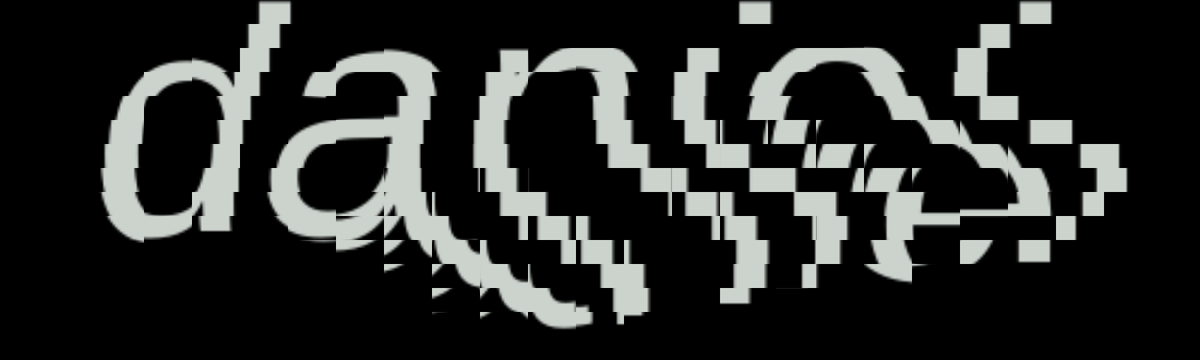
Frame 1 (no input)
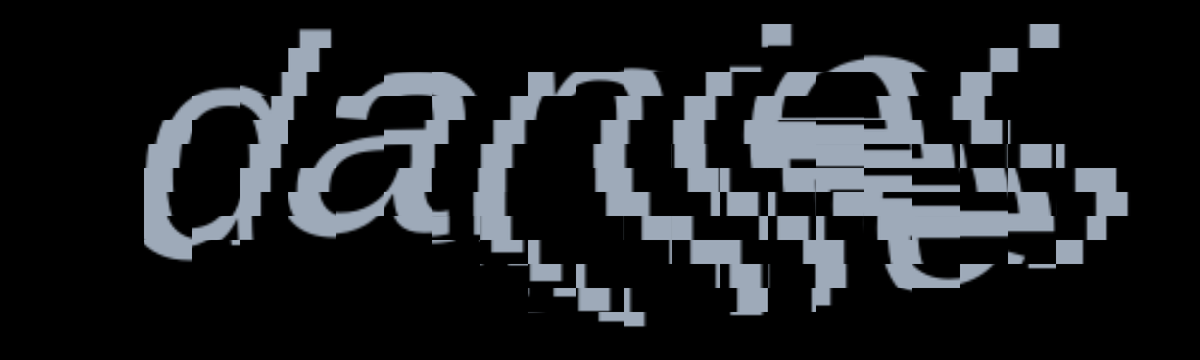
Frame 60 (no input)
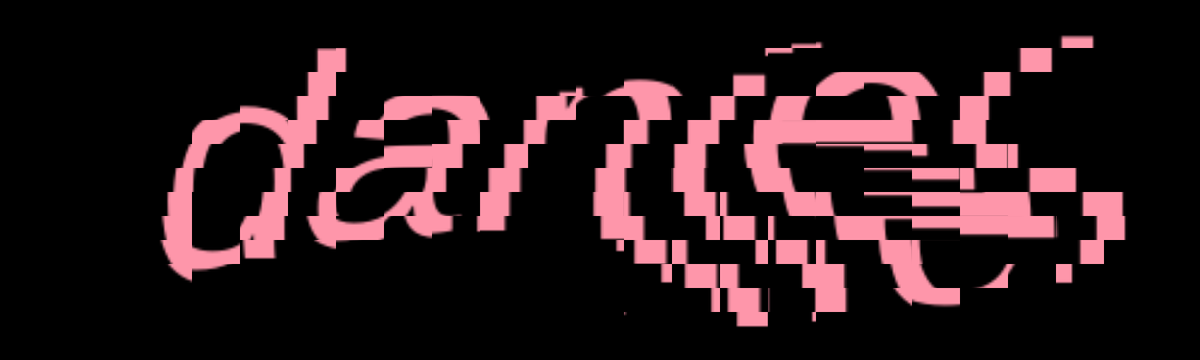
Frame 120 (the mouse pressed at the canvas centre since frame 60)

The p5.js sketch that drew these frames (run headless with seeded random() and noise() and a simulated clock; from frame 60 on, the mouse is pressed at the canvas centre):

// p5.js sketch
// ── sketch.js
// Generally following the tutorial by Tim Rodenbroeker
// https://timrodenbroeker.de/processing-tutorial-kinetic-typography-1/
// Written in p5.js instead of processing, with my own artistic twist

let pg;

function setup() {
  cnv = createCanvas(1500, 450);
  cnv.position((windowWidth - width)/2, (windowHeight - height)/2)
  pg = createGraphics(500, 150);

  // Sets the properties of the text
  pg.fill(255);
  pg.textFont("Helvetica");
  pg.textSize(150);
  pg.textAlign(CENTER, CENTER);
}

function draw() {
  // "Erases" everything each frame
  background(0);
  pg.background(0);
  
  // Changes the fill based off of mouse position
  pg.fill((sin(frameCount / 15) * 55) + 200, (sin(frameCount / 5) * 55) + 200, (sin(frameCount / 10) * 55) + 200)
  // pg.fill(255)

  // Creates the text at the center of the screen
  pg.push();
  pg.translate(pg.width/2, pg.height/2);
  pg.text("daniel", 0, 0);
  pg.pop();

  // Experimental blur effect
  // pg.filter(BLUR, sin(frameCount/5) * 5);

  // BEGINNING OF KINETIC TEXT MODIFICATIONS
  // Creation of tiles
  let tilesX = 24;
  let tilesY = 15;
  let tileW = int(pg.width/tilesX);
  let tileH = int(pg.height/tilesY);

  // Image to canvas ratio
  let ratio = width/pg.width;

  // Iteration through tiles
  for (let y = 0; y < tilesY; y++) {
    for (let x = 0; x < tilesX; x++) {
      
      // Warp factor
      //let waveX = sin(frameCount * 0.13 + (x * y) * 0.03 + mouseX) * 30 + (width/2 - mouseX * 1);
      let waveX = sin(frameCount * 0.2 + (x * y) * 0.03 + mouseX/60) * 30;
      let waveY = sin(frameCount * 0.2 + (x * y) * 0.03 - mouseX/60) * 20;

      // Source variables
      let sx = x*tileW + waveX;
      let sy = y*tileH + waveY;

      // Destination variables
      let dx = x*tileW * ratio;
      let dy = y*tileH * ratio;
      
      copy(pg, sx, sy, tileW, tileH, dx, dy, tileW * ratio, tileH * ratio)
    }
  }
}
